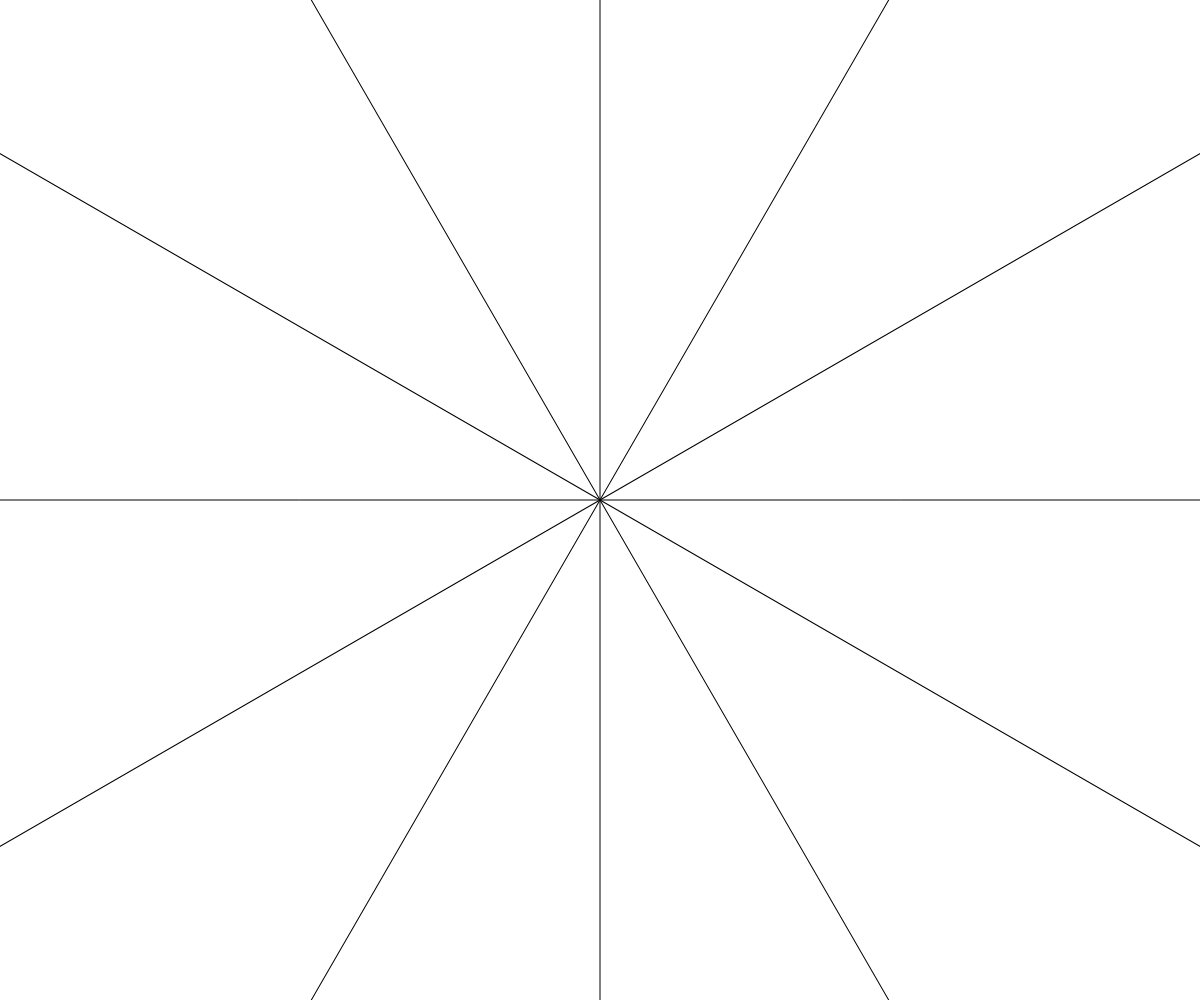
Frame 1 (no input)
Frame 60 (no input): identical to frame 1, image omitted
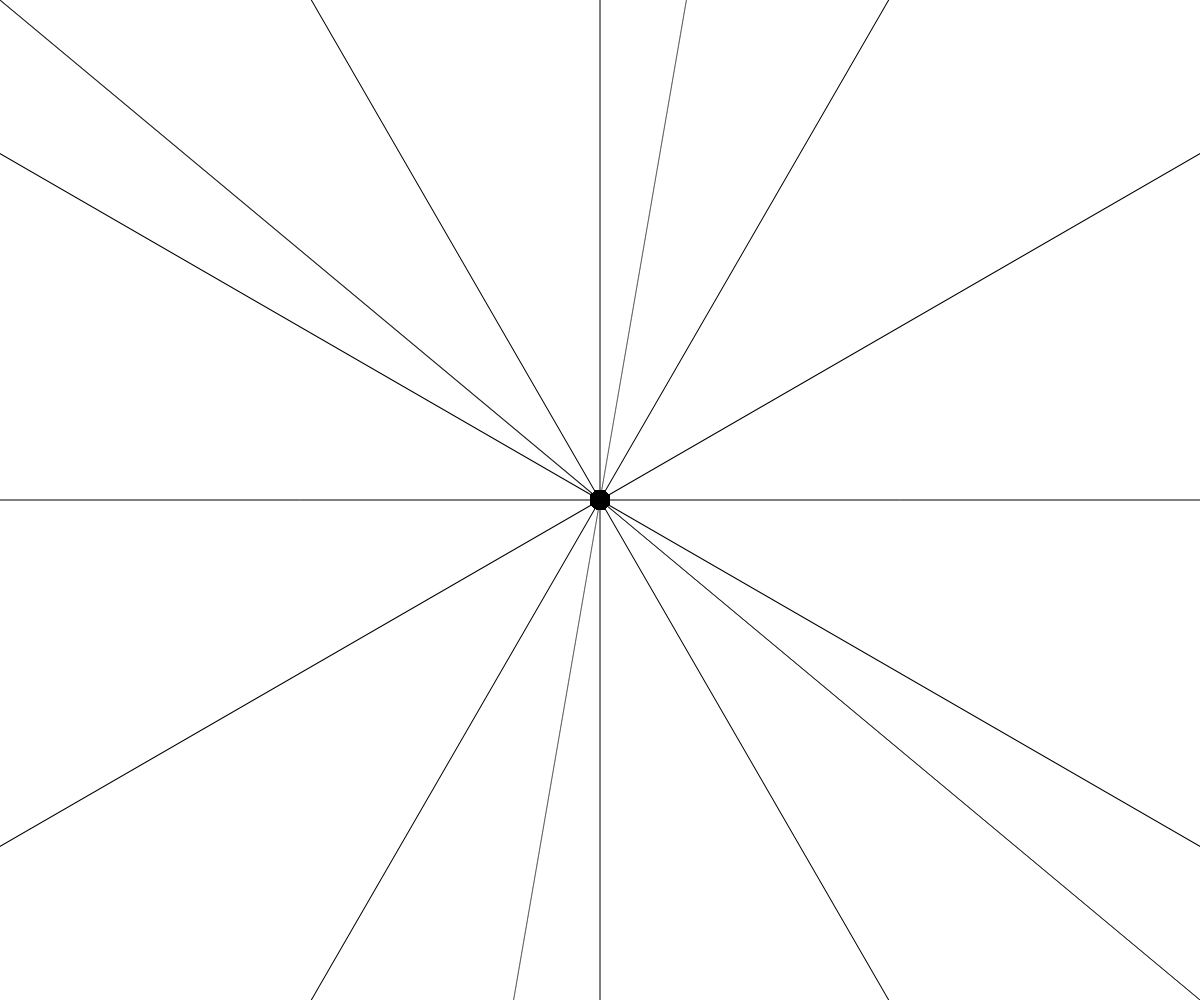
Frame 120 (the mouse pressed at the canvas centre since frame 60)

The p5.js sketch that drew these frames (run headless with seeded random() and noise() and a simulated clock; from frame 60 on, the mouse is pressed at the canvas centre):

// p5.js sketch
// ── sketch.js
let symmetry = 12;


function setup() {
  createCanvas(windowWidth, windowHeight);
  angleMode(DEGREES);
  background(350);
  translate(width/2, height/2);
  stroke(0, 0, 0);

  let angle = 360/ symmetry;
    for (let i=0; i<symmetry; i++) { //repeat drawing 10 times
      rotate(angle);
      line(0, 0,width, 0);
    }

}

function draw(){

  translate(width/2, height/2); //trasnlate x,y to the center

  let mx = mouseX - width/2;
  let my = mouseY - height/2;
  let pmx = pmouseX - width/2;
  let pmy = pmouseY - height/2; //mouse position relative to the center

  if (mouseIsPressed) {
    stroke(0, 100);

    let angle = 360/12;
    for (let i=0; i<12; i++) { //repeat drawing 10 times
      rotate(i*60)

    let d = dist(mx, my, pmx, pmy);
    let sw = map(d, 0, 20, 20, 10); //<1 is strokeWeight
    strokeWeight(sw);
    line(mx, my, pmx, pmy);

    }
  }


}

  
